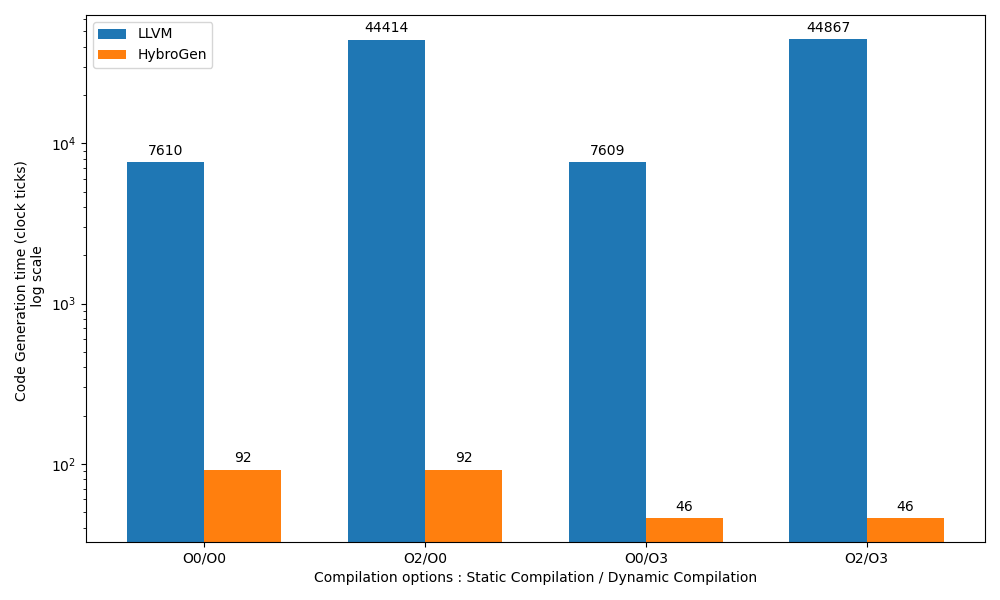

The script that saved this image:
#!/usr/bin/env python3
# Script pour maia :
# En utilisant matplotlib, donne moi un script python permettant d’afficher les résultats suivants : dataSet = {
#    "O0/O0": {"LLVM":  7610,  "HybroGen":92}
#    "O0/O2": {"LLVM": 44414,  "HybroGen":92}
#    "O3/O0": {"LLVM":  7609,  "HybroGen":46}
#    "O3/O2": {"LLVM": 44867,  "HybroGen":46}
#    }
# Comment utiliser une échelle log ?

def error(msg):
    print (msg)
    sys.exit(-1)

dataSet = {
    "O0/O0": {"LLVM":  7610,  "HybroGen":92},
    "O2/O0": {"LLVM": 44414,  "HybroGen":92},
    "O0/O3": {"LLVM":  7609,  "HybroGen":46},
    "O2/O3": {"LLVM": 44867,  "HybroGen":46},
    }

if __name__ == "__main__":
    import os, re, sys, csv, pprint
    import matplotlib.pyplot as plt
    import numpy as np

    # Préparation des données pour le graphique
    labels = list(dataSet.keys())
    llvm_values = [dataSet[label]["LLVM"] for label in labels]
    hybrogen_values = [dataSet[label]["HybroGen"] for label in labels]

    x = np.arange(len(labels))  # Position des barres sur l'axe x
    width = 0.35  # Largeur des barres

    fig, ax = plt.subplots(figsize=(10, 6))

    # Création des barres
    rects1 = ax.bar(x - width/2, llvm_values, width, label='LLVM')
    rects2 = ax.bar(x + width/2, hybrogen_values, width, label='HybroGen')

    # Configuration des axes et des titres
    ax.set_xlabel('Compilation options : Static Compilation / Dynamic Compilation')
    ax.set_ylabel('Code Generation time (clock ticks) \n log scale')
#    ax.set_title('Comparaison des performances entre LLVM et HybroGen')
    ax.set_xticks(x)
    ax.set_xticklabels(labels)
    ax.legend()
    ax.set_yscale('log')
    # Affichage des valeurs sur les barres
    def autolabel(rects):
        for rect in rects:
            height = rect.get_height()
            ax.annotate('{}'.format(height),
                        xy=(rect.get_x() + rect.get_width() / 2, height),
                        xytext=(0, 3),  # 3 points vertical offset
                        textcoords="offset points",
                        ha='center', va='bottom')
    autolabel(rects1)
    autolabel(rects2)
    # Affichage du graphique
    fig.tight_layout()
    figureName = 'Figure-Code-Gen-Speed.png'
    plt.savefig(figureName)
    print ("Figure saved in %s"%figureName)
    # plt.show()
